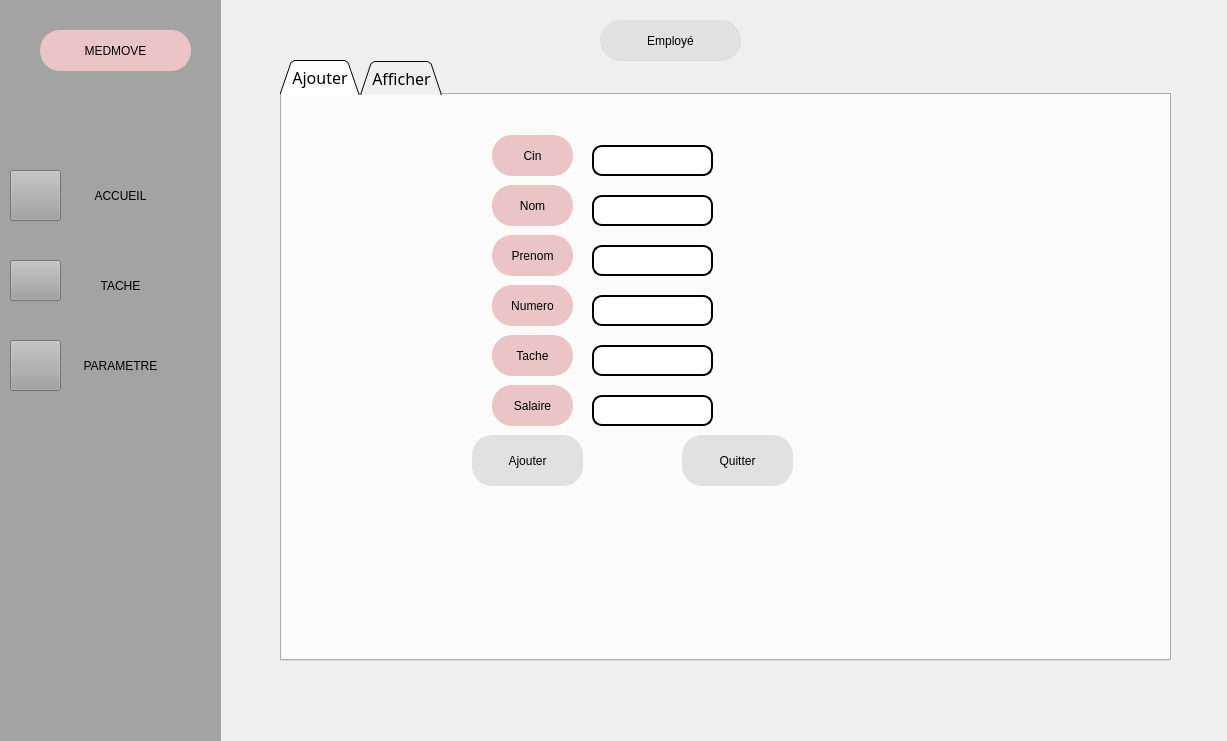
<?xml version="1.0" encoding="UTF-8"?>
<ui version="4.0">
 <class>employe</class>
 <widget class="QDialog" name="employe">
  <property name="geometry">
   <rect>
    <x>0</x>
    <y>0</y>
    <width>1227</width>
    <height>741</height>
   </rect>
  </property>
  <property name="windowTitle">
   <string>Dialog</string>
  </property>
  <widget class="QPushButton" name="pushButton_7">
   <property name="geometry">
    <rect>
     <x>600</x>
     <y>20</y>
     <width>141</width>
     <height>41</height>
    </rect>
   </property>
   <property name="styleSheet">
    <string notr="true">font: 75 8pt &quot;MS Shell Dlg 2&quot;;
border-radius: 20px;
color: black;
padding: 0 8px;
background: #E1E1E1;
font: bold, &quot;Comic Sans MS&quot;;;
text-align:center;</string>
   </property>
   <property name="text">
    <string>Employé</string>
   </property>
  </widget>
  <widget class="QTabWidget" name="tabWidget">
   <property name="geometry">
    <rect>
     <x>280</x>
     <y>60</y>
     <width>891</width>
     <height>601</height>
    </rect>
   </property>
   <property name="font">
    <font>
     <family>Sitka Display</family>
     <pointsize>12</pointsize>
    </font>
   </property>
   <property name="styleSheet">
    <string notr="true">QTabBar::tab {
	border-color: rgb(170, 170, 0);
    background: qlineargradient(x1: 0, y1: 0, x2: 0, y2: 1,
                                stop: 0 #E1E1E1, stop: 0.4 #DDDDDD,
                                stop: 0.5 #D8D8D8, stop: 1.0 #D3D3D3);
    border: 2px solid#C4C4C3;
    border-bottom-color: #C2C7CB; /* same as the pane color */
    border-top-left-radius: 4px;
    border-top-right-radius: 4px;
    min-width:20ex;
    padding: 2px;
     font: bold, &quot;Comic Sans MS&quot;;
}

QTabBar::tab:selec</string>
   </property>
   <property name="tabShape">
    <enum>QTabWidget::Triangular</enum>
   </property>
   <property name="currentIndex">
    <number>0</number>
   </property>
   <widget class="QWidget" name="tab">
    <attribute name="title">
     <string>Ajouter</string>
    </attribute>
    <widget class="QLineEdit" name="salaire">
     <property name="geometry">
      <rect>
       <x>310</x>
       <y>300</y>
       <width>121</width>
       <height>31</height>
      </rect>
     </property>
     <property name="styleSheet">
      <string notr="true">border: 2px solid black;
font: 75 8pt &quot;MS Shell Dlg 2&quot;;
border-radius: 10px;
padding: 0 8px;
background: white;
font: bold, &quot;Comic Sans MS&quot;;;
text-align:center;</string>
     </property>
    </widget>
    <widget class="QPushButton" name="pushButton">
     <property name="geometry">
      <rect>
       <x>210</x>
       <y>40</y>
       <width>81</width>
       <height>41</height>
      </rect>
     </property>
     <property name="styleSheet">
      <string notr="true">font: 75 8pt &quot;MS Shell Dlg 2&quot;;
border-radius: 20px;
color: black;
padding: 0 8px;
background: #ebc5c5;
font: bold, &quot;Comic Sans MS&quot;;;
text-align:center;</string>
     </property>
     <property name="text">
      <string>Cin</string>
     </property>
    </widget>
    <widget class="QPushButton" name="pushButton_2">
     <property name="geometry">
      <rect>
       <x>210</x>
       <y>90</y>
       <width>81</width>
       <height>41</height>
      </rect>
     </property>
     <property name="styleSheet">
      <string notr="true">font: 75 8pt &quot;MS Shell Dlg 2&quot;;
border-radius: 20px;
color: black;
padding: 0 8px;
background: #ebc5c5;
font: bold, &quot;Comic Sans MS&quot;;;
text-align:center;</string>
     </property>
     <property name="text">
      <string>Nom</string>
     </property>
    </widget>
    <widget class="QPushButton" name="pushButton_3">
     <property name="geometry">
      <rect>
       <x>210</x>
       <y>140</y>
       <width>81</width>
       <height>41</height>
      </rect>
     </property>
     <property name="styleSheet">
      <string notr="true">font: 75 8pt &quot;MS Shell Dlg 2&quot;;
border-radius: 20px;
color: black;
padding: 0 8px;
background: #ebc5c5;
font: bold, &quot;Comic Sans MS&quot;;;
text-align:center;</string>
     </property>
     <property name="text">
      <string>Prenom</string>
     </property>
    </widget>
    <widget class="QPushButton" name="pushButton_4">
     <property name="geometry">
      <rect>
       <x>210</x>
       <y>190</y>
       <width>81</width>
       <height>41</height>
      </rect>
     </property>
     <property name="styleSheet">
      <string notr="true">font: 75 8pt &quot;MS Shell Dlg 2&quot;;
border-radius: 20px;
color: black;
padding: 0 8px;
background: #ebc5c5;
font: bold, &quot;Comic Sans MS&quot;;;
text-align:center;</string>
     </property>
     <property name="text">
      <string>Numero</string>
     </property>
    </widget>
    <widget class="QPushButton" name="pushButton_5">
     <property name="geometry">
      <rect>
       <x>210</x>
       <y>240</y>
       <width>81</width>
       <height>41</height>
      </rect>
     </property>
     <property name="styleSheet">
      <string notr="true">font: 75 8pt &quot;MS Shell Dlg 2&quot;;
border-radius: 20px;
color: black;
padding: 0 8px;
background: #ebc5c5;
font: bold, &quot;Comic Sans MS&quot;;;
text-align:center;</string>
     </property>
     <property name="text">
      <string>Tache</string>
     </property>
    </widget>
    <widget class="QPushButton" name="pushButton_6">
     <property name="geometry">
      <rect>
       <x>210</x>
       <y>290</y>
       <width>81</width>
       <height>41</height>
      </rect>
     </property>
     <property name="styleSheet">
      <string notr="true">font: 75 8pt &quot;MS Shell Dlg 2&quot;;
border-radius: 20px;
color: black;
padding: 0 8px;
background: #ebc5c5;
font: bold, &quot;Comic Sans MS&quot;;;
text-align:center;</string>
     </property>
     <property name="text">
      <string>Salaire</string>
     </property>
    </widget>
    <widget class="QPushButton" name="pushButton_8">
     <property name="geometry">
      <rect>
       <x>190</x>
       <y>340</y>
       <width>111</width>
       <height>51</height>
      </rect>
     </property>
     <property name="styleSheet">
      <string notr="true">font: 75 8pt &quot;MS Shell Dlg 2&quot;;
border-radius: 20px;
color: black;
padding: 0 8px;
background: #E1E1E1;
font: bold, &quot;Comic Sans MS&quot;;;
text-align:center;</string>
     </property>
     <property name="text">
      <string>Ajouter</string>
     </property>
    </widget>
    <widget class="QPushButton" name="pushButton_9">
     <property name="geometry">
      <rect>
       <x>400</x>
       <y>340</y>
       <width>111</width>
       <height>51</height>
      </rect>
     </property>
     <property name="styleSheet">
      <string notr="true">font: 75 8pt &quot;MS Shell Dlg 2&quot;;
border-radius: 20px;
color: black;
padding: 0 8px;
background: #E1E1E1;
font: bold, &quot;Comic Sans MS&quot;;;
text-align:center;</string>
     </property>
     <property name="text">
      <string>Quitter</string>
     </property>
    </widget>
    <widget class="QLineEdit" name="tache">
     <property name="geometry">
      <rect>
       <x>310</x>
       <y>250</y>
       <width>121</width>
       <height>31</height>
      </rect>
     </property>
     <property name="styleSheet">
      <string notr="true">border: 2px solid black;
font: 75 8pt &quot;MS Shell Dlg 2&quot;;
border-radius: 10px;
padding: 0 8px;
background: white;
font: bold, &quot;Comic Sans MS&quot;;;
text-align:center;</string>
     </property>
    </widget>
    <widget class="QLineEdit" name="numero">
     <property name="geometry">
      <rect>
       <x>310</x>
       <y>200</y>
       <width>121</width>
       <height>31</height>
      </rect>
     </property>
     <property name="styleSheet">
      <string notr="true">border: 2px solid black;
font: 75 8pt &quot;MS Shell Dlg 2&quot;;
border-radius: 10px;
padding: 0 8px;
background: white;
font: bold, &quot;Comic Sans MS&quot;;;
text-align:center;</string>
     </property>
    </widget>
    <widget class="QLineEdit" name="prenom">
     <property name="geometry">
      <rect>
       <x>310</x>
       <y>150</y>
       <width>121</width>
       <height>31</height>
      </rect>
     </property>
     <property name="styleSheet">
      <string notr="true">border: 2px solid black;
font: 75 8pt &quot;MS Shell Dlg 2&quot;;
border-radius: 10px;
padding: 0 8px;
background: white;
font: bold, &quot;Comic Sans MS&quot;;;
text-align:center;</string>
     </property>
    </widget>
    <widget class="QLineEdit" name="nom">
     <property name="geometry">
      <rect>
       <x>310</x>
       <y>100</y>
       <width>121</width>
       <height>31</height>
      </rect>
     </property>
     <property name="styleSheet">
      <string notr="true">border: 2px solid black;
font: 75 8pt &quot;MS Shell Dlg 2&quot;;
border-radius: 10px;
padding: 0 8px;
background: white;
font: bold, &quot;Comic Sans MS&quot;;;
text-align:center;</string>
     </property>
    </widget>
    <widget class="QLineEdit" name="cin">
     <property name="geometry">
      <rect>
       <x>310</x>
       <y>50</y>
       <width>121</width>
       <height>31</height>
      </rect>
     </property>
     <property name="styleSheet">
      <string notr="true">border: 2px solid black;
font: 75 8pt &quot;MS Shell Dlg 2&quot;;
border-radius: 10px;
padding: 0 8px;
background: white;
font: bold, &quot;Comic Sans MS&quot;;;
text-align:center;</string>
     </property>
    </widget>
   </widget>
   <widget class="QWidget" name="tab_2">
    <attribute name="title">
     <string>Afficher</string>
    </attribute>
    <widget class="QPushButton" name="pushButton_12">
     <property name="geometry">
      <rect>
       <x>500</x>
       <y>60</y>
       <width>101</width>
       <height>41</height>
      </rect>
     </property>
     <property name="styleSheet">
      <string notr="true">font: 75 8pt &quot;MS Shell Dlg 2&quot;;
border-radius: 20px;
color: black;
padding: 0 8px;
background: #ebc5c5;
font: bold, &quot;Comic Sans MS&quot;;;
text-align:center;</string>
     </property>
     <property name="text">
      <string>Statistiques</string>
     </property>
    </widget>
    <widget class="QPushButton" name="pushButton_13">
     <property name="geometry">
      <rect>
       <x>500</x>
       <y>110</y>
       <width>101</width>
       <height>41</height>
      </rect>
     </property>
     <property name="styleSheet">
      <string notr="true">font: 75 8pt &quot;MS Shell Dlg 2&quot;;
border-radius: 20px;
color: black;
padding: 0 8px;
background: #ebc5c5;
font: bold, &quot;Comic Sans MS&quot;;;
text-align:center;</string>
     </property>
     <property name="text">
      <string>Pdf</string>
     </property>
    </widget>
    <widget class="QLineEdit" name="recherche">
     <property name="geometry">
      <rect>
       <x>80</x>
       <y>20</y>
       <width>211</width>
       <height>21</height>
      </rect>
     </property>
     <property name="styleSheet">
      <string notr="true">border: 2px solid black;
font: 75 8pt &quot;MS Shell Dlg 2&quot;;
border-radius: 10px;
padding: 0 8px;
background: white;
font: bold, &quot;Comic Sans MS&quot;;;
text-align:center;</string>
     </property>
     <property name="text">
      <string/>
     </property>
    </widget>
    <widget class="QPushButton" name="pushButton_17">
     <property name="geometry">
      <rect>
       <x>300</x>
       <y>10</y>
       <width>31</width>
       <height>31</height>
      </rect>
     </property>
     <property name="styleSheet">
      <string notr="true">
background-image: url(:/Ahmed_Bejaoui_1A19_G1/projetf/image/search (1).svg);</string>
     </property>
     <property name="text">
      <string/>
     </property>
    </widget>
    <widget class="QTableView" name="view">
     <property name="geometry">
      <rect>
       <x>0</x>
       <y>60</y>
       <width>491</width>
       <height>291</height>
      </rect>
     </property>
     <property name="styleSheet">
      <string notr="true">background: rgb(255, 255, 255);</string>
     </property>
    </widget>
    <widget class="QPushButton" name="pushButton_27">
     <property name="geometry">
      <rect>
       <x>630</x>
       <y>160</y>
       <width>61</width>
       <height>41</height>
      </rect>
     </property>
     <property name="styleSheet">
      <string notr="true">font: 75 8pt &quot;MS Shell Dlg 2&quot;;
border-radius: 20px;
color: black;
padding: 0 8px;
background: #ebc5c5;
font: bold, &quot;Comic Sans MS&quot;;;
text-align:center;</string>
     </property>
     <property name="text">
      <string>Numero</string>
     </property>
    </widget>
    <widget class="QPushButton" name="pushButton_23">
     <property name="geometry">
      <rect>
       <x>630</x>
       <y>210</y>
       <width>61</width>
       <height>41</height>
      </rect>
     </property>
     <property name="styleSheet">
      <string notr="true">font: 75 8pt &quot;MS Shell Dlg 2&quot;;
border-radius: 20px;
color: black;
padding: 0 8px;
background: #ebc5c5;
font: bold, &quot;Comic Sans MS&quot;;;
text-align:center;</string>
     </property>
     <property name="text">
      <string>Tache</string>
     </property>
    </widget>
    <widget class="QLineEdit" name="tache1">
     <property name="geometry">
      <rect>
       <x>700</x>
       <y>210</y>
       <width>121</width>
       <height>31</height>
      </rect>
     </property>
     <property name="styleSheet">
      <string notr="true">border: 2px solid black;
font: 75 8pt &quot;MS Shell Dlg 2&quot;;
border-radius: 10px;
padding: 0 8px;
background: white;
font: bold, &quot;Comic Sans MS&quot;;;
text-align:center;</string>
     </property>
    </widget>
    <widget class="QPushButton" name="pushButton_28">
     <property name="geometry">
      <rect>
       <x>590</x>
       <y>380</y>
       <width>31</width>
       <height>31</height>
      </rect>
     </property>
     <property name="styleSheet">
      <string notr="true">background-image: url(:/Ahmed_Bejaoui_1A19_G1/projetf/image/trash-2.svg);</string>
     </property>
     <property name="text">
      <string/>
     </property>
    </widget>
    <widget class="QLineEdit" name="salaire1">
     <property name="geometry">
      <rect>
       <x>700</x>
       <y>260</y>
       <width>121</width>
       <height>31</height>
      </rect>
     </property>
     <property name="styleSheet">
      <string notr="true">border: 2px solid black;
font: 75 8pt &quot;MS Shell Dlg 2&quot;;
border-radius: 10px;
padding: 0 8px;
background: white;
font: bold, &quot;Comic Sans MS&quot;;;
text-align:center;</string>
     </property>
    </widget>
    <widget class="QLineEdit" name="nom1">
     <property name="geometry">
      <rect>
       <x>700</x>
       <y>60</y>
       <width>121</width>
       <height>31</height>
      </rect>
     </property>
     <property name="styleSheet">
      <string notr="true">border: 2px solid black;
font: 75 8pt &quot;MS Shell Dlg 2&quot;;
border-radius: 10px;
padding: 0 8px;
background: white;
font: bold, &quot;Comic Sans MS&quot;;;
text-align:center;</string>
     </property>
    </widget>
    <widget class="QPushButton" name="pushButton_22">
     <property name="geometry">
      <rect>
       <x>630</x>
       <y>10</y>
       <width>61</width>
       <height>41</height>
      </rect>
     </property>
     <property name="styleSheet">
      <string notr="true">font: 75 8pt &quot;MS Shell Dlg 2&quot;;
border-radius: 20px;
color: black;
padding: 0 8px;
background: #ebc5c5;
font: bold, &quot;Comic Sans MS&quot;;;
text-align:center;</string>
     </property>
     <property name="text">
      <string>Cin</string>
     </property>
    </widget>
    <widget class="QPushButton" name="pushButton_24">
     <property name="geometry">
      <rect>
       <x>630</x>
       <y>260</y>
       <width>61</width>
       <height>41</height>
      </rect>
     </property>
     <property name="styleSheet">
      <string notr="true">font: 75 8pt &quot;MS Shell Dlg 2&quot;;
border-radius: 20px;
color: black;
padding: 0 8px;
background: #ebc5c5;
font: bold, &quot;Comic Sans MS&quot;;;
text-align:center;</string>
     </property>
     <property name="text">
      <string>Salaire</string>
     </property>
    </widget>
    <widget class="QLineEdit" name="prenom1">
     <property name="geometry">
      <rect>
       <x>700</x>
       <y>110</y>
       <width>121</width>
       <height>31</height>
      </rect>
     </property>
     <property name="styleSheet">
      <string notr="true">border: 2px solid black;
font: 75 8pt &quot;MS Shell Dlg 2&quot;;
border-radius: 10px;
padding: 0 8px;
background: white;
font: bold, &quot;Comic Sans MS&quot;;;
text-align:center;</string>
     </property>
    </widget>
    <widget class="QLineEdit" name="numero1">
     <property name="geometry">
      <rect>
       <x>700</x>
       <y>160</y>
       <width>121</width>
       <height>31</height>
      </rect>
     </property>
     <property name="styleSheet">
      <string notr="true">border: 2px solid black;
font: 75 8pt &quot;MS Shell Dlg 2&quot;;
border-radius: 10px;
padding: 0 8px;
background: white;
font: bold, &quot;Comic Sans MS&quot;;;
text-align:center;</string>
     </property>
    </widget>
    <widget class="QPushButton" name="pushButton_25">
     <property name="geometry">
      <rect>
       <x>630</x>
       <y>60</y>
       <width>61</width>
       <height>41</height>
      </rect>
     </property>
     <property name="styleSheet">
      <string notr="true">font: 75 8pt &quot;MS Shell Dlg 2&quot;;
border-radius: 20px;
color: black;
padding: 0 8px;
background: #ebc5c5;
font: bold, &quot;Comic Sans MS&quot;;;
text-align:center;</string>
     </property>
     <property name="text">
      <string>Nom</string>
     </property>
    </widget>
    <widget class="QLineEdit" name="cin1">
     <property name="geometry">
      <rect>
       <x>700</x>
       <y>10</y>
       <width>121</width>
       <height>31</height>
      </rect>
     </property>
     <property name="styleSheet">
      <string notr="true">border: 2px solid black;
font: 75 8pt &quot;MS Shell Dlg 2&quot;;
border-radius: 10px;
padding: 0 8px;
background: white;
font: bold, &quot;Comic Sans MS&quot;;;
text-align:center;</string>
     </property>
    </widget>
    <widget class="QPushButton" name="pushButton_26">
     <property name="geometry">
      <rect>
       <x>630</x>
       <y>110</y>
       <width>61</width>
       <height>41</height>
      </rect>
     </property>
     <property name="styleSheet">
      <string notr="true">font: 75 8pt &quot;MS Shell Dlg 2&quot;;
border-radius: 20px;
color: black;
padding: 0 8px;
background: #ebc5c5;
font: bold, &quot;Comic Sans MS&quot;;;
text-align:center;</string>
     </property>
     <property name="text">
      <string>Prenom</string>
     </property>
    </widget>
    <widget class="QPushButton" name="pushButton_29">
     <property name="geometry">
      <rect>
       <x>760</x>
       <y>310</y>
       <width>31</width>
       <height>31</height>
      </rect>
     </property>
     <property name="styleSheet">
      <string notr="true">background-image: url(:/Ahmed_Bejaoui_1A19_G1/projetf/image/save (1).svg);</string>
     </property>
     <property name="text">
      <string/>
     </property>
    </widget>
    <widget class="QPushButton" name="pushButton_30">
     <property name="geometry">
      <rect>
       <x>360</x>
       <y>370</y>
       <width>61</width>
       <height>41</height>
      </rect>
     </property>
     <property name="styleSheet">
      <string notr="true">font: 75 8pt &quot;MS Shell Dlg 2&quot;;
border-radius: 20px;
color: black;
padding: 0 8px;
background: #ebc5c5;
font: bold, &quot;Comic Sans MS&quot;;;
text-align:center;</string>
     </property>
     <property name="text">
      <string>Cin</string>
     </property>
    </widget>
    <widget class="QLineEdit" name="cin_1">
     <property name="geometry">
      <rect>
       <x>440</x>
       <y>380</y>
       <width>121</width>
       <height>31</height>
      </rect>
     </property>
     <property name="styleSheet">
      <string notr="true">border: 2px solid black;
font: 75 8pt &quot;MS Shell Dlg 2&quot;;
border-radius: 10px;
padding: 0 8px;
background: white;
font: bold, &quot;Comic Sans MS&quot;;;
text-align:center;</string>
     </property>
    </widget>
    <widget class="QPushButton" name="pushButton_31">
     <property name="geometry">
      <rect>
       <x>500</x>
       <y>160</y>
       <width>101</width>
       <height>41</height>
      </rect>
     </property>
     <property name="styleSheet">
      <string notr="true">font: 75 8pt &quot;MS Shell Dlg 2&quot;;
border-radius: 20px;
color: black;
padding: 0 8px;
background: #ebc5c5;
font: bold, &quot;Comic Sans MS&quot;;;
text-align:center;</string>
     </property>
     <property name="text">
      <string>Tri </string>
     </property>
    </widget>
    <widget class="QTextEdit" name="textEdit">
     <property name="geometry">
      <rect>
       <x>0</x>
       <y>359</y>
       <width>16</width>
       <height>16</height>
      </rect>
     </property>
    </widget>
    <widget class="QComboBox" name="comboBox">
     <property name="geometry">
      <rect>
       <x>520</x>
       <y>210</y>
       <width>62</width>
       <height>22</height>
      </rect>
     </property>
     <property name="styleSheet">
      <string notr="true">font: 75 8pt &quot;MS Shell Dlg 2&quot;;
border-radius: 20px;
color: black;
padding: 0 8px;
background: #ebc5c5;
font: bold, &quot;Comic Sans MS&quot;;;
text-align:center;</string>
     </property>
     <item>
      <property name="text">
       <string>Nom</string>
      </property>
     </item>
     <item>
      <property name="text">
       <string>Prenom</string>
      </property>
     </item>
     <item>
      <property name="text">
       <string>Salaire</string>
      </property>
     </item>
    </widget>
    <widget class="QPushButton" name="local">
     <property name="geometry">
      <rect>
       <x>500</x>
       <y>250</y>
       <width>101</width>
       <height>41</height>
      </rect>
     </property>
     <property name="styleSheet">
      <string notr="true">font: 75 8pt &quot;MS Shell Dlg 2&quot;;
border-radius: 20px;
color: black;
padding: 0 8px;
background: #ebc5c5;
font: bold, &quot;Comic Sans MS&quot;;;
text-align:center;</string>
     </property>
     <property name="text">
      <string>Localisation</string>
     </property>
    </widget>
   </widget>
  </widget>
  <widget class="QWidget" name="widget_2" native="true">
   <property name="geometry">
    <rect>
     <x>0</x>
     <y>0</y>
     <width>221</width>
     <height>821</height>
    </rect>
   </property>
   <property name="styleSheet">
    <string notr="true">
background-color: rgb(163, 163, 163);</string>
   </property>
   <widget class="QPushButton" name="pushButton_10">
    <property name="geometry">
     <rect>
      <x>10</x>
      <y>170</y>
      <width>51</width>
      <height>51</height>
     </rect>
    </property>
    <property name="styleSheet">
     <string notr="true">background-image: url(:/Ahmed_Bejaoui_1A19_G1/projetf/image/home (1).svg);</string>
    </property>
    <property name="text">
     <string/>
    </property>
   </widget>
   <widget class="QPushButton" name="pushButton_14">
    <property name="geometry">
     <rect>
      <x>70</x>
      <y>160</y>
      <width>101</width>
      <height>71</height>
     </rect>
    </property>
    <property name="styleSheet">
     <string notr="true">border-radius: 30px;

color: black;
padding: 0 8px;
background-color: rgb(163, 163, 163);
font: bold, &quot;Comic Sans MS&quot;;;
text-align:center;</string>
    </property>
    <property name="text">
     <string>ACCUEIL</string>
    </property>
   </widget>
   <widget class="QPushButton" name="pushButton_16">
    <property name="geometry">
     <rect>
      <x>10</x>
      <y>260</y>
      <width>51</width>
      <height>41</height>
     </rect>
    </property>
    <property name="styleSheet">
     <string notr="true">
background-image: url(:/Ahmed_Bejaoui_1A19_G1/projetf/image/align-justify.svg);</string>
    </property>
    <property name="text">
     <string/>
    </property>
   </widget>
   <widget class="QPushButton" name="pushButton_18">
    <property name="geometry">
     <rect>
      <x>70</x>
      <y>250</y>
      <width>101</width>
      <height>71</height>
     </rect>
    </property>
    <property name="styleSheet">
     <string notr="true">border-radius: 30px;

color: black;
padding: 0 8px;
background-color: rgb(163, 163, 163);
font: bold, &quot;Comic Sans MS&quot;;;
text-align:center;</string>
    </property>
    <property name="text">
     <string>TACHE</string>
    </property>
   </widget>
   <widget class="QPushButton" name="pushButton_19">
    <property name="geometry">
     <rect>
      <x>70</x>
      <y>330</y>
      <width>101</width>
      <height>71</height>
     </rect>
    </property>
    <property name="styleSheet">
     <string notr="true">border-radius: 30px;

color: black;
padding: 0 8px;
background-color: rgb(163, 163, 163);
font: bold, &quot;Comic Sans MS&quot;;;
text-align:center;</string>
    </property>
    <property name="text">
     <string>PARAMETRE</string>
    </property>
   </widget>
   <widget class="QPushButton" name="pushButton_20">
    <property name="geometry">
     <rect>
      <x>10</x>
      <y>340</y>
      <width>51</width>
      <height>51</height>
     </rect>
    </property>
    <property name="styleSheet">
     <string notr="true">background-image: url(:/Ahmed_Bejaoui_1A19_G1/projetf/image/settings.svg);</string>
    </property>
    <property name="text">
     <string/>
    </property>
   </widget>
   <widget class="QPushButton" name="pushButton_21">
    <property name="geometry">
     <rect>
      <x>40</x>
      <y>30</y>
      <width>151</width>
      <height>41</height>
     </rect>
    </property>
    <property name="styleSheet">
     <string notr="true">font: 75 8pt &quot;MS Shell Dlg 2&quot;;
border-radius: 20px;
color: black;
padding: 0 8px;
background: #ebc5c5;
font: bold, &quot;Comic Sans MS&quot;;;
text-align:center;</string>
    </property>
    <property name="text">
     <string>MEDMOVE</string>
    </property>
   </widget>
  </widget>
 </widget>
 <resources/>
 <connections/>
</ui>
